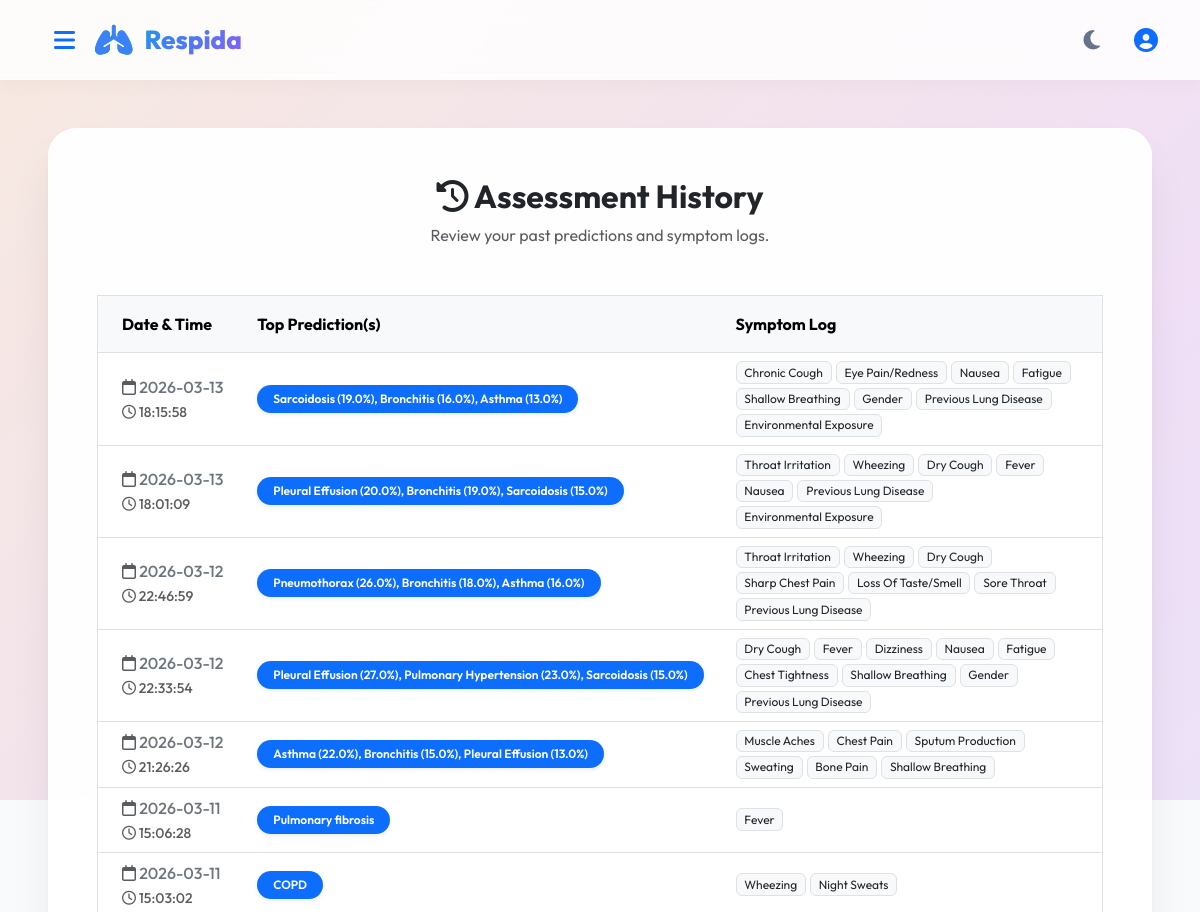
Page /history (signed in, upper part) on the earlier database version.
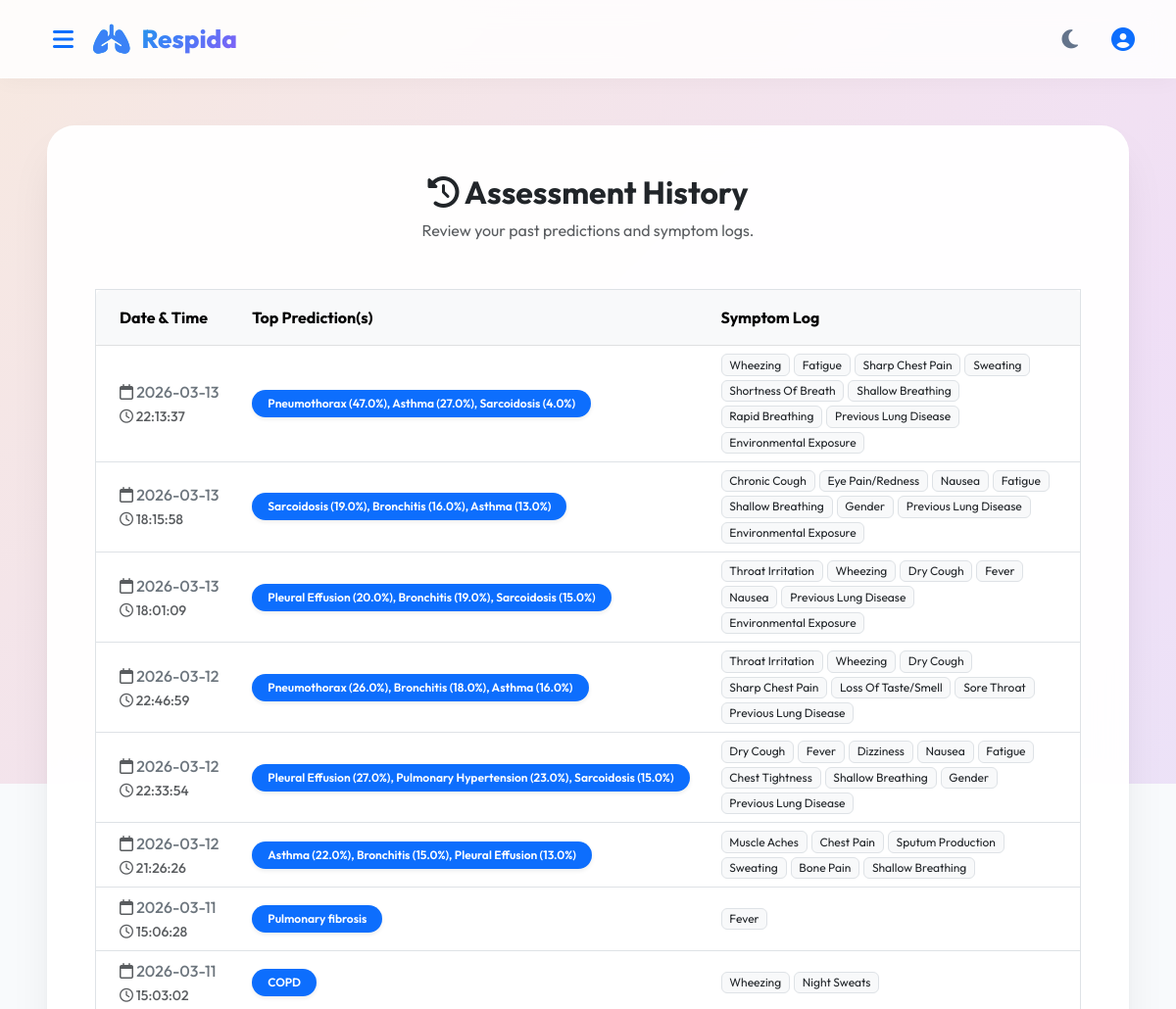
Same page on the later database version.
### tables this page shows
CREATE TABLE history (
            id INTEGER PRIMARY KEY AUTOINCREMENT,
            user_id INTEGER,
            symptoms TEXT,
            prediction TEXT,
            timestamp TEXT,
            FOREIGN KEY(user_id) REFERENCES users(id)
        );

### app.py (the view)
@app.route("/history")
def history():
    if not session.get("user_id"):
        flash("Please login first.", "error")
        return redirect(url_for("login"))
    conn = get_db_connection()
    cur = conn.cursor()
    cur.execute(
        "SELECT symptoms, prediction, timestamp FROM history WHERE user_id = ? ORDER BY timestamp DESC",
        (session["user_id"],),
    )
    rows = cur.fetchall()
    conn.close()
    history = [{"prediction": r["prediction"], "timestamp": r["timestamp"], "symptoms": r["symptoms"]} for r in rows]
    return render_template("history.html", history=history, username=session.get("username"))

### app.py (called while the page is built)
def get_db_connection():
    conn = sqlite3.connect(DB_PATH)
    conn.row_factory = sqlite3.Row
    return conn

### templates/history.html (shortened to what this page needs)
{% extends "base.html" %}
{% block content %}
<div class="main-card fade-in mx-auto" style="max-width: 1400px; width: 100%;">
    <div class="text-center mb-5">
        <h2 class="fw-bold text-dark"><i class="fa-solid fa-clock-rotate-left"></i> Assessment History</h2>
        <p class="text-muted">Review your past predictions and symptom logs.</p>
    </div>
    {% if history %}
    <div class="table-responsive">
        <table class="table table-hover align-middle border">
            <thead class="table-light">
                <tr>
                    <th scope="col" class="py-3 px-4 rounded-start-2">Date & Time</th>
                    <th scope="col" class="py-3">Top Prediction(s)</th>
                    <th scope="col" class="py-3 px-4 rounded-end-2">Symptom Log</th>
                </tr>
            </thead>
            <tbody class="border-top-0">
                {% for row in history %}
                <tr>
                    <td class="px-4 text-nowrap text-secondary fw-medium">
                        <i class="fa-regular fa-calendar text-muted"></i> {{ row.timestamp[:10] }}<br>
                        <small class="text-muted"><i class="fa-regular fa-clock"></i> {{ row.timestamp[11:] }}</small>
                    </td>
                    <td>
                        <span class="badge bg-primary rounded-pill px-3 py-2 fw-semibold shadow-sm">
                            {{ row.prediction }}
                        </span>
                    </td>
                    <td class="px-4">
                        {% set symps = row.symptoms.split(',') %}
                        <div class="d-flex flex-wrap gap-1">
                            {% for s in symps %}
                                {% if ':1' in s %}
                                    <span class="badge bg-light text-dark border fw-normal">{{ s.split(':')[0].replace('_',' ').title() }}</span>
                                {% endif %}
                            {% endfor %}
                        </div>
                    </td>
                </tr>
                {% endfor %}
            </tbody>
        </table>
    </div>
    {% endif %}
</div>
{% endblock %}

### templates/base.html (shortened to what this page needs)
<!DOCTYPE html>
<html lang="en">
<head>
<link href="https://cdn.jsdelivr.net/npm/bootstrap@5.3.0/dist/css/bootstrap.min.css" rel="stylesheet">
<link rel="stylesheet" href="https://cdnjs.cloudflare.com/ajax/libs/font-awesome/6.4.0/css/all.min.css">
<link rel="stylesheet" href="{{ url_for('static', filename='style.css') }}">
</head>
<body>
<nav class="navbar navbar-expand-lg navbar-custom sticky-top">
    <div class="container-fluid" style="max-width: 1400px;">
        <button class="navbar-toggler border-0 shadow-none d-block text-primary me-2 flex-shrink-0" type="button" data-bs-toggle="offcanvas" data-bs-target="#sidebarMenu" aria-controls="sidebarMenu" style="font-size: 1.5rem;">
            <i class="fa-solid fa-bars"></i>
        </button>
        <a class="navbar-brand me-auto" href="{% if session.get('username') %}{{ url_for('home') }}{% else %}{{ url_for('login') }}{% endif %}">
            <i class="fa-solid fa-lungs"></i> Respida
        </a>
        <div class="d-flex align-items-center">
            <button class="nav-link theme-toggle border-0 bg-transparent" id="themeToggle" style="outline:none; font-size: 1.25rem;"><i class="fa-solid fa-moon"></i></button>
            {% if session.get('username') %}
                <a href="{{ url_for('profile') }}" class="ms-3 text-primary d-none d-sm-block" style="font-size: 1.5rem;"><i class="fa-solid fa-circle-user"></i></a>
            {% endif %}
        </div>
    </div>
</nav>
<div class="container-fluid px-4 px-lg-5 mt-5 fade-in mb-5" style="max-width: 1600px;">
    {% block content %}
    {% endblock %}
</div>
</body>
</html>

### static/style.css (style rules this page uses)
:root { --bg-color: #f8fafc; --text-color: #1e293b; --card-bg: rgba(255, 255, 255, 0.95); --card-border: rgba(255, 255, 255, 0.8); --nav-bg: rgba(255, 255, 255, 0.85); --input-bg: #f8fafc; --input-border: #e2e8f0; --accordion-bg: #f8fafc; --muted-color: #64748b; --box-shadow: 0 25px 50px -12px rgba(0,0,0,0.1), 0 10px 15px -3px rgba(0,0,0,0.04); }
body { background: var(--bg-color); font-family: 'Outfit', sans-serif; color: var(--text-color); min-height: 100vh; display: flex; flex-direction: column; transition: background-color 0.4s ease, color 0.4s ease; }
.navbar-custom { background: var(--nav-bg); backdrop-filter: blur(12px); -webkit-backdrop-filter: blur(12px); border-bottom: 1px solid var(--card-border); box-shadow: 0 4px 20px rgba(0,0,0,0.03); padding: 15px 30px; transition: background-color 0.4s ease; }
.navbar-brand { font-weight: 800; font-size: 26px; background: linear-gradient(135deg, #06b6d4, #3b82f6, #8b5cf6); -webkit-background-clip: text; background-clip: text; -webkit-text-fill-color: transparent; display: flex; align-items: center; gap: 12px; }
.navbar-brand i { -webkit-text-fill-color: #3b82f6; font-size: 30px; }
.navbar a.nav-link, .theme-toggle { color: var(--muted-color) !important; margin-left: 10px; font-weight: 600; text-decoration: none; transition: all 0.3s ease; border-radius: 12px; padding: 10px 18px; display: flex; align-items: center; gap: 8px; cursor: pointer; }
.navbar a.nav-link i, .theme-toggle i { font-size: 1.1em; }
.main-card { background: var(--card-bg); backdrop-filter: blur(16px); padding: 3rem; border-radius: 28px; box-shadow: var(--box-shadow); margin: auto; border: 1px solid var(--card-border); position: relative; overflow: hidden; transition: all 0.4s ease; }
.fade-in { animation: fadeIn 0.8s cubic-bezier(0.4, 0, 0.2, 1); }

Differences in the rows shown:
added history: timestamp "2026-03-13", timestamp "22:13:37", prediction "Pneumothorax (47.0%), Asthma (27.0%), Sarcoidosis (4.0%)", split "Wheezing" "Fatigue" "Sharp Chest Pain" "Sweating" "Shortness Of Breath" "Shallow Breathing" "Rapid Breathing" "Previous Lung Disease" "Environmental Exposure"
